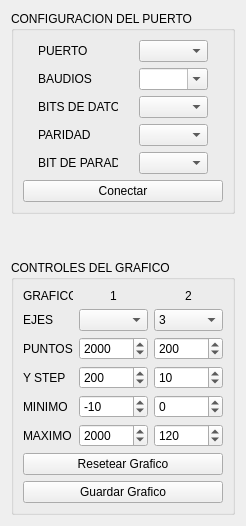
      <widget class="QWidget" name="tab_2">
       <attribute name="title">
        <string>Configuracion</string>
       </attribute>
       <layout class="QVBoxLayout" name="verticalLayout_4">
        <item>
         <layout class="QVBoxLayout" name="controlsLayout">
          <item>
           <widget class="QGroupBox" name="PortControlsBox">
            <property name="title">
             <string>CONFIGURACION DEL PUERTO</string>
            </property>
            <property name="flat">
             <bool>false</bool>
            </property>
            <property name="checkable">
             <bool>false</bool>
            </property>
            <layout class="QGridLayout" name="gridLayout">
             <item row="0" column="0">
              <layout class="QVBoxLayout" name="verticalLayout_3">
               <item>
                <layout class="QHBoxLayout" name="horizontalLayout">
                 <item>
                  <widget class="QLabel" name="labelPort">
                   <property name="maximumSize">
                    <size>
                     <width>80</width>
                     <height>16777215</height>
                    </size>
                   </property>
                   <property name="text">
                    <string>PUERTO</string>
                   </property>
                  </widget>
                 </item>
                 <item>
                  <widget class="QComboBox" name="comboPort">
                   <property name="sizePolicy">
                    <sizepolicy hsizetype="Fixed" vsizetype="Fixed">
                     <horstretch>0</horstretch>
                     <verstretch>0</verstretch>
                    </sizepolicy>
                   </property>
                   <property name="minimumSize">
                    <size>
                     <width>69</width>
                     <height>0</height>
                    </size>
                   </property>
                   <property name="maximumSize">
                    <size>
                     <width>69</width>
                     <height>16777215</height>
                    </size>
                   </property>
                  </widget>
                 </item>
                </layout>
               </item>
               <item>
                <layout class="QHBoxLayout" name="horizontalLayout_2">
                 <item>
                  <widget class="QLabel" name="labelBaud">
                   <property name="maximumSize">
                    <size>
                     <width>80</width>
                     <height>16777215</height>
                    </size>
                   </property>
                   <property name="text">
                    <string>BAUDIOS</string>
                   </property>
                  </widget>
                 </item>
                 <item>
                  <widget class="QComboBox" name="comboBaud">
                   <property name="sizePolicy">
                    <sizepolicy hsizetype="Fixed" vsizetype="Fixed">
                     <horstretch>0</horstretch>
                     <verstretch>0</verstretch>
                    </sizepolicy>
                   </property>
                   <property name="minimumSize">
                    <size>
                     <width>69</width>
                     <height>0</height>
                    </size>
                   </property>
                   <property name="maximumSize">
                    <size>
                     <width>69</width>
                     <height>16777215</height>
                    </size>
                   </property>
                   <property name="editable">
                    <bool>true</bool>
                   </property>
                  </widget>
                 </item>
                </layout>
               </item>
               <item>
                <layout class="QHBoxLayout" name="horizontalLayout_3">
                 <item>
                  <widget class="QLabel" name="labelData">
                   <property name="maximumSize">
                    <size>
                     <width>80</width>
                     <height>16777215</height>
                    </size>
                   </property>
                   <property name="text">
                    <string>BITS DE DATOS</string>
                   </property>
                  </widget>
                 </item>
                 <item>
                  <widget class="QComboBox" name="comboData">
                   <property name="sizePolicy">
                    <sizepolicy hsizetype="Fixed" vsizetype="Fixed">
                     <horstretch>0</horstretch>
                     <verstretch>0</verstretch>
                    </sizepolicy>
                   </property>
                   <property name="minimumSize">
                    <size>
                     <width>69</width>
                     <height>0</height>
                    </size>
                   </property>
                   <property name="maximumSize">
                    <size>
                     <width>69</width>
                     <height>16777215</height>
                    </size>
                   </property>
                  </widget>
                 </item>
                </layout>
               </item>
               <item>
                <layout class="QHBoxLayout" name="horizontalLayout_4">
                 <item>
                  <widget class="QLabel" name="labelParity">
                   <property name="maximumSize">
                    <size>
                     <width>80</width>
                     <height>16777215</height>
                    </size>
                   </property>
                   <property name="text">
                    <string>PARIDAD</string>
                   </property>
                  </widget>
                 </item>
                 <item>
                  <widget class="QComboBox" name="comboParity">
                   <property name="sizePolicy">
                    <sizepolicy hsizetype="Fixed" vsizetype="Fixed">
                     <horstretch>0</horstretch>
                     <verstretch>0</verstretch>
                    </sizepolicy>
                   </property>
                   <property name="minimumSize">
                    <size>
                     <width>69</width>
                     <height>0</height>
                    </size>
                   </property>
                   <property name="maximumSize">
                    <size>
                     <width>69</width>
                     <height>16777215</height>
                    </size>
                   </property>
                  </widget>
                 </item>
                </layout>
               </item>
               <item>
                <layout class="QHBoxLayout" name="horizontalLayout_5">
                 <item>
                  <widget class="QLabel" name="labelStop">
                   <property name="maximumSize">
                    <size>
                     <width>80</width>
                     <height>16777215</height>
                    </size>
                   </property>
                   <property name="text">
                    <string>BIT DE PARADA</string>
                   </property>
                  </widget>
                 </item>
                 <item>
                  <widget class="QComboBox" name="comboStop">
                   <property name="sizePolicy">
                    <sizepolicy hsizetype="Fixed" vsizetype="Fixed">
                     <horstretch>0</horstretch>
                     <verstretch>0</verstretch>
                    </sizepolicy>
                   </property>
                   <property name="minimumSize">
                    <size>
                     <width>69</width>
                     <height>0</height>
                    </size>
                   </property>
                   <property name="maximumSize">
                    <size>
                     <width>69</width>
                     <height>16777215</height>
                    </size>
                   </property>
                  </widget>
                 </item>
                </layout>
               </item>
               <item>
                <widget class="QPushButton" name="connectButton">
                 <property name="minimumSize">
                  <size>
                   <width>0</width>
                   <height>0</height>
                  </size>
                 </property>
                 <property name="maximumSize">
                  <size>
                   <width>16777215</width>
                   <height>16777215</height>
                  </size>
                 </property>
                 <property name="text">
                  <string>Conectar</string>
                 </property>
                </widget>
               </item>
              </layout>
             </item>
            </layout>
           </widget>
          </item>
          <item>
           <spacer name="verticalSpacer">
            <property name="orientation">
             <enum>Qt::Vertical</enum>
            </property>
            <property name="sizeHint" stdset="0">
             <size>
              <width>20</width>
              <height>40</height>
             </size>
            </property>
           </spacer>
          </item>
          <item>
           <widget class="QGroupBox" name="PlotControlsBox">
            <property name="title">
             <string>CONTROLES DEL GRAFICO</string>
            </property>
            <layout class="QGridLayout" name="gridLayout_2">
             <item row="0" column="0">
              <layout class="QVBoxLayout" name="plotControlsLayout">
               <item>
                <layout class="QHBoxLayout" name="horizontalLayout_18">
                 <item>
                  <widget class="QLabel" name="label_5">
                   <property name="maximumSize">
                    <size>
                     <width>50</width>
                     <height>16777215</height>
                    </size>
                   </property>
                   <property name="text">
                    <string>GRAFICO</string>
                   </property>
                  </widget>
                 </item>
                 <item>
                  <layout class="QHBoxLayout" name="horizontalLayout_19">
                   <item>
                    <widget class="QLabel" name="label_3">
                     <property name="maximumSize">
                      <size>
                       <width>69</width>
                       <height>16777215</height>
                      </size>
                     </property>
                     <property name="text">
                      <string>1</string>
                     </property>
                     <property name="alignment">
                      <set>Qt::AlignCenter</set>
                     </property>
                    </widget>
                   </item>
                   <item>
                    <widget class="QLabel" name="label_4">
                     <property name="maximumSize">
                      <size>
                       <width>69</width>
                       <height>16777215</height>
                      </size>
                     </property>
                     <property name="text">
                      <string>2</string>
                     </property>
                     <property name="alignment">
                      <set>Qt::AlignCenter</set>
                     </property>
                    </widget>
                   </item>
                  </layout>
                 </item>
                </layout>
               </item>
               <item>
                <layout class="QHBoxLayout" name="horizontalLayout_6">
                 <item>
                  <widget class="QLabel" name="labelAxes">
                   <property name="minimumSize">
                    <size>
                     <width>0</width>
                     <height>0</height>
                    </size>
                   </property>
                   <property name="maximumSize">
                    <size>
                     <width>50</width>
                     <height>16777215</height>
                    </size>
                   </property>
                   <property name="text">
                    <string>EJES</string>
                   </property>
                  </widget>
                 </item>
                 <item>
                  <layout class="QHBoxLayout" name="horizontalLayout_17">
                   <item>
                    <widget class="QComboBox" name="comboAxes">
                     <property name="minimumSize">
                      <size>
                       <width>0</width>
                       <height>0</height>
                      </size>
                     </property>
                     <property name="maximumSize">
                      <size>
                       <width>69</width>
                       <height>16777215</height>
                      </size>
                     </property>
                     <property name="currentIndex">
                      <number>-1</number>
                     </property>
                    </widget>
                   </item>
                   <item>
                    <widget class="QComboBox" name="comboAxes2">
                     <property name="maximumSize">
                      <size>
                       <width>69</width>
                       <height>16777215</height>
                      </size>
                     </property>
                     <property name="currentText">
                      <string>3</string>
                     </property>
                     <property name="currentIndex">
                      <number>2</number>
                     </property>
                     <item>
                      <property name="text">
                       <string>1</string>
                      </property>
                     </item>
                     <item>
                      <property name="text">
                       <string>2</string>
                      </property>
                     </item>
                     <item>
                      <property name="text">
                       <string>3</string>
                      </property>
                     </item>
                     <item>
                      <property name="text">
                       <string>4</string>
                      </property>
                     </item>
                     <item>
                      <property name="text">
                       <string>5</string>
                      </property>
                     </item>
                     <item>
                      <property name="text">
                       <string>6</string>
                      </property>
                     </item>
                    </widget>
                   </item>
                  </layout>
                 </item>
                </layout>
               </item>
               <item>
                <layout class="QHBoxLayout" name="horizontalLayout_10">
                 <item>
                  <widget class="QLabel" name="pointsLabel">
                   <property name="minimumSize">
                    <size>
                     <width>50</width>
                     <height>0</height>
                    </size>
                   </property>
                   <property name="maximumSize">
                    <size>
                     <width>50</width>
                     <height>16777215</height>
                    </size>
                   </property>
                   <property name="text">
                    <string>PUNTOS</string>
                   </property>
                  </widget>
                 </item>
                 <item>
                  <layout class="QHBoxLayout" name="horizontalLayout_16">
                   <item>
                    <widget class="QSpinBox" name="spinPoints">
                     <property name="minimumSize">
                      <size>
                       <width>69</width>
                       <height>0</height>
                      </size>
                     </property>
                     <property name="maximumSize">
                      <size>
                       <width>69</width>
                       <height>16777215</height>
                      </size>
                     </property>
                     <property name="minimum">
                      <number>10</number>
                     </property>
                     <property name="maximum">
                      <number>100000</number>
                     </property>
                     <property name="value">
                      <number>2000</number>
                     </property>
                    </widget>
                   </item>
                   <item>
                    <widget class="QSpinBox" name="spinPoints2">
                     <property name="maximumSize">
                      <size>
                       <width>69</width>
                       <height>16777215</height>
                      </size>
                     </property>
                     <property name="minimum">
                      <number>10</number>
                     </property>
                     <property name="maximum">
                      <number>100000</number>
                     </property>
                     <property name="value">
                      <number>200</number>
                     </property>
                    </widget>
                   </item>
                  </layout>
                 </item>
                </layout>
               </item>
               <item>
                <layout class="QHBoxLayout" name="horizontalLayout_9">
                 <item>
                  <widget class="QLabel" name="labelYStep">
                   <property name="minimumSize">
                    <size>
                     <width>50</width>
                     <height>0</height>
                    </size>
                   </property>
                   <property name="maximumSize">
                    <size>
                     <width>50</width>
                     <height>16777215</height>
                    </size>
                   </property>
                   <property name="text">
                    <string>Y STEP</string>
                   </property>
                  </widget>
                 </item>
                 <item>
                  <layout class="QHBoxLayout" name="horizontalLayout_15">
                   <item>
                    <widget class="QSpinBox" name="spinYStep">
                     <property name="minimumSize">
                      <size>
                       <width>69</width>
                       <height>0</height>
                      </size>
                     </property>
                     <property name="maximumSize">
                      <size>
                       <width>69</width>
                       <height>16777215</height>
                      </size>
                     </property>
                     <property name="minimum">
                      <number>1</number>
                     </property>
                     <property name="maximum">
                      <number>100000</number>
                     </property>
                     <property name="singleStep">
                      <number>10</number>
                     </property>
                     <property name="value">
                      <number>200</number>
                     </property>
                    </widget>
                   </item>
                   <item>
                    <widget class="QSpinBox" name="spinYStep2">
                     <property name="maximumSize">
                      <size>
                       <width>69</width>
                       <height>16777215</height>
                      </size>
                     </property>
                     <property name="minimum">
                      <number>1</number>
                     </property>
                     <property name="maximum">
                      <number>100000</number>
                     </property>
                     <property name="singleStep">
                      <number>10</number>
                     </property>
                     <property name="value">
                      <number>10</number>
                     </property>
                    </widget>
                   </item>
                  </layout>
                 </item>
                </layout>
               </item>
               <item>
                <layout class="QHBoxLayout" name="horizontalLayout_7">
                 <item>
                  <widget class="QLabel" name="label">
                   <property name="minimumSize">
                    <size>
                     <width>50</width>
                     <height>0</height>
                    </size>
                   </property>
                   <property name="maximumSize">
                    <size>
                     <width>50</width>
                     <height>16777215</height>
                    </size>
                   </property>
                   <property name="text">
                    <string>MINIMO</string>
                   </property>
                  </widget>
                 </item>
                 <item>
                  <layout class="QHBoxLayout" name="horizontalLayout_12">
                   <item>
                    <widget class="QSpinBox" name="spinAxesMin">
                     <property name="minimumSize">
                      <size>
                       <width>69</width>
                       <height>0</height>
                      </size>
                     </property>
                     <property name="maximumSize">
                      <size>
                       <width>69</width>
                       <height>16777215</height>
                      </size>
                     </property>
                     <property name="minimum">
                      <number>-1000000</number>
                     </property>
                     <property name="maximum">
                      <number>1000000</number>
                     </property>
                     <property name="singleStep">
                      <number>10</number>
                     </property>
                     <property name="value">
                      <number>-10</number>
                     </property>
                    </widget>
                   </item>
                   <item>
                    <widget class="QSpinBox" name="spinAxesMin2">
                     <property name="sizePolicy">
                      <sizepolicy hsizetype="Fixed" vsizetype="Fixed">
                       <horstretch>0</horstretch>
                       <verstretch>0</verstretch>
                      </sizepolicy>
                     </property>
                     <property name="minimumSize">
                      <size>
                       <width>0</width>
                       <height>0</height>
                      </size>
                     </property>
                     <property name="maximumSize">
                      <size>
                       <width>69</width>
                       <height>16777215</height>
                      </size>
                     </property>
                     <property name="minimum">
                      <number>-1000000</number>
                     </property>
                     <property name="maximum">
                      <number>1000000</number>
                     </property>
                     <property name="singleStep">
                      <number>10</number>
                     </property>
                     <property name="value">
                      <number>0</number>
                     </property>
                    </widget>
                   </item>
                  </layout>
                 </item>
                </layout>
               </item>
               <item>
                <layout class="QHBoxLayout" name="horizontalLayout_8">
                 <item>
                  <widget class="QLabel" name="label_2">
                   <property name="minimumSize">
                    <size>
                     <width>50</width>
                     <height>0</height>
                    </size>
                   </property>
                   <property name="maximumSize">
                    <size>
                     <width>50</width>
                     <height>16777215</height>
                    </size>
                   </property>
                   <property name="text">
                    <string>MAXIMO</string>
                   </property>
                  </widget>
                 </item>
                 <item>
                  <layout class="QHBoxLayout" name="horizontalLayout_13">
                   <item>
                    <widget class="QSpinBox" name="spinAxesMax">
                     <property name="minimumSize">
                      <size>
                       <width>69</width>
                       <height>0</height>
                      </size>
                     </property>
                     <property name="maximumSize">
                      <size>
                       <width>69</width>
                       <height>16777215</height>
                      </size>
                     </property>
                     <property name="minimum">
                      <number>-1000000</number>
                     </property>
                     <property name="maximum">
                      <number>1000000</number>
                     </property>
                     <property name="singleStep">
                      <number>10</number>
                     </property>
                     <property name="value">
                      <number>2000</number>
                     </property>
                    </widget>
                   </item>
                   <item>
                    <widget class="QSpinBox" name="spinAxesMax2">
                     <property name="maximumSize">
                      <size>
                       <width>69</width>
                       <height>16777215</height>
                      </size>
                     </property>
                     <property name="minimum">
                      <number>-1000000</number>
                     </property>
                     <property name="maximum">
                      <number>1000000</number>
                     </property>
                     <property name="singleStep">
                      <number>10</number>
                     </property>
                     <property name="value">
                      <number>120</number>
                     </property>
                    </widget>
                   </item>
                  </layout>
                 </item>
                </layout>
               </item>
               <item>
                <widget class="QPushButton" name="resetPlotButton">
                 <property name="text">
                  <string>Resetear Grafico</string>
                 </property>
                </widget>
               </item>
               <item>
                <widget class="QPushButton" name="saveJPGButton">
                 <property name="text">
                  <string>Guardar Grafico</string>
                 </property>
                </widget>
               </item>
              </layout>
             </item>
            </layout>
           </widget>
          </item>
         </layout>
        </item>
       </layout>
      </widget>
